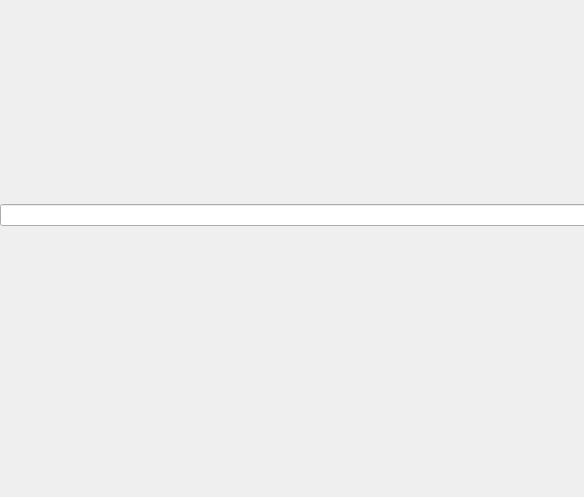
<?xml version="1.0" encoding="UTF-8"?>
<ui version="4.0">
 <class>Form</class>
 <widget class="QWidget" name="Form">
  <property name="geometry">
   <rect>
    <x>0</x>
    <y>0</y>
    <width>584</width>
    <height>497</height>
   </rect>
  </property>
  <property name="windowTitle">
   <string>Form</string>
  </property>
  <widget class="QWidget" name="verticalLayoutWidget">
   <property name="geometry">
    <rect>
     <x>0</x>
     <y>0</y>
     <width>591</width>
     <height>431</height>
    </rect>
   </property>
   <layout class="QVBoxLayout" name="verticalLayout">
    <item>
     <widget class="QLineEdit" name="lineEdit"/>
    </item>
    <item>
     <layout class="QHBoxLayout" name="horizontalLayout"/>
    </item>
   </layout>
  </widget>
 </widget>
 <resources/>
 <connections/>
</ui>
